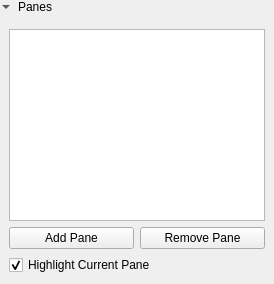
             <widget class="QWidget" name="pane_panel_frame" native="true">
              <layout class="QVBoxLayout" name="verticalLayout_4">
               <property name="leftMargin">
                <number>0</number>
               </property>
               <property name="topMargin">
                <number>0</number>
               </property>
               <property name="rightMargin">
                <number>0</number>
               </property>
               <property name="bottomMargin">
                <number>0</number>
               </property>
               <item>
                <layout class="QHBoxLayout" name="horizontalLayout_5">
                 <item>
                  <widget class="QToolButton" name="collapse_pane_button">
                   <property name="minimumSize">
                    <size>
                     <width>12</width>
                     <height>12</height>
                    </size>
                   </property>
                   <property name="maximumSize">
                    <size>
                     <width>12</width>
                     <height>12</height>
                    </size>
                   </property>
                   <property name="toolTip">
                    <string>Hide pane panel</string>
                   </property>
                   <property name="styleSheet">
                    <string notr="true">border: none;</string>
                   </property>
                   <property name="text">
                    <string/>
                   </property>
                   <property name="arrowType">
                    <enum>Qt::DownArrow</enum>
                   </property>
                  </widget>
                 </item>
                 <item>
                  <widget class="QLabel" name="label_19">
                   <property name="text">
                    <string>Panes</string>
                   </property>
                   <property name="alignment">
                    <set>Qt::AlignLeading|Qt::AlignLeft|Qt::AlignVCenter</set>
                   </property>
                  </widget>
                 </item>
                </layout>
               </item>
               <item>
                <widget class="QWidget" name="pane_panel" native="true">
                 <layout class="QGridLayout" name="pane_grid">
                  <item row="2" column="0" colspan="2">
                   <widget class="QTreeWidget" name="pane_tree_display">
                    <property name="font">
                     <font>
                      <pointsize>12</pointsize>
                     </font>
                    </property>
                    <property name="editTriggers">
                     <set>QAbstractItemView::NoEditTriggers</set>
                    </property>
                    <property name="selectionMode">
                     <enum>QAbstractItemView::ExtendedSelection</enum>
                    </property>
                    <property name="rootIsDecorated">
                     <bool>true</bool>
                    </property>
                    <property name="expandsOnDoubleClick">
                     <bool>false</bool>
                    </property>
                    <attribute name="headerVisible">
                     <bool>false</bool>
                    </attribute>
                    <column>
                     <property name="text">
                      <string notr="true"/>
                     </property>
                    </column>
                   </widget>
                  </item>
                  <item row="3" column="0">
                   <widget class="QPushButton" name="add_pane_button">
                    <property name="text">
                     <string>Add Pane</string>
                    </property>
                   </widget>
                  </item>
                  <item row="4" column="0" colspan="2">
                   <widget class="QCheckBox" name="hightlight_pane_checkbox">
                    <property name="text">
                     <string>Highlight Current Pane</string>
                    </property>
                    <property name="checked">
                     <bool>true</bool>
                    </property>
                   </widget>
                  </item>
                  <item row="3" column="1">
                   <widget class="QPushButton" name="remove_pane_button">
                    <property name="text">
                     <string>Remove Pane</string>
                    </property>
                   </widget>
                  </item>
                 </layout>
                </widget>
               </item>
              </layout>
             </widget>
